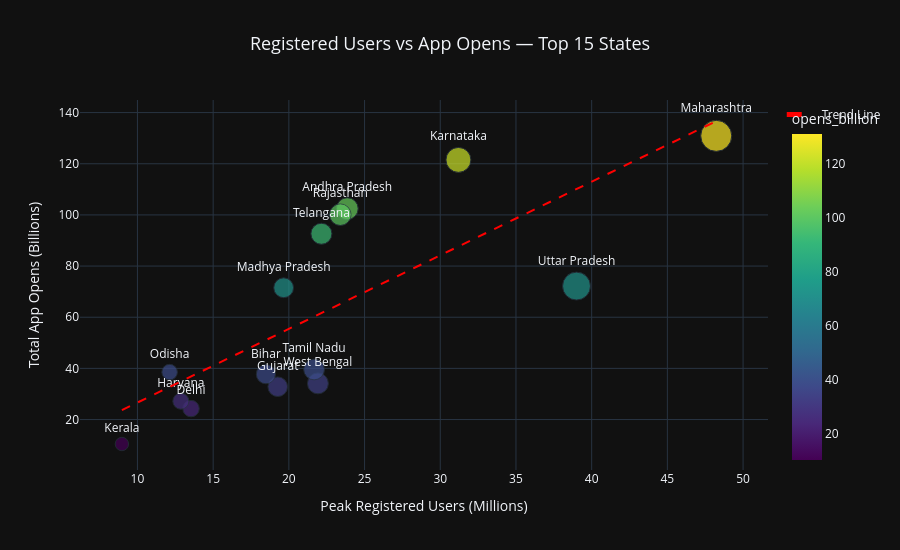

Notebook code cell kept with this figure:
### Markdown cell above
### Chart 8 — Registered Users vs App Opens by State
**Chart type:** Scatter plot  
**Why this chart:** We want to show the relationship between two continuous 
variables — registered users and app opens — across 15 states simultaneously. 
A scatter plot reveals clusters, outliers, and correlation patterns that 
bar charts cannot show. States far from the trend line are the most 
interesting business cases.

### Code cell
# ============================================================
# CHART 8 - Registered Users vs App Opens Scatter Plot
# Shows: Relationship between user registration numbers
#        and actual app engagement across top 15 states
# Insight target: States that punch above their weight
#                 in engagement vs their registration size
# ============================================================

df_reg_vs_opens['registered_million'] = df_reg_vs_opens['peak_registered_users'] / 1e6
df_reg_vs_opens['opens_billion'] = df_reg_vs_opens['total_app_opens'] / 1e9

fig = px.scatter(
    df_reg_vs_opens,
    x='registered_million',
    y='opens_billion',
    text='state_clean',
    size='registered_million',
    color='opens_billion',
    color_continuous_scale='Viridis',
    title='Registered Users vs App Opens — Top 15 States'
)

fig.update_traces(
    textposition='top center',
    marker=dict(sizemode='area', sizeref=0.1)
)

# Add trend line manually
import numpy as np
x = df_reg_vs_opens['registered_million']
y = df_reg_vs_opens['opens_billion']
z = np.polyfit(x, y, 1)
p = np.poly1d(z)
x_line = np.linspace(x.min(), x.max(), 100)

fig.add_trace(
    go.Scatter(
        x=x_line,
        y=p(x_line),
        mode='lines',
        name='Trend Line',
        line=dict(color='red', dash='dash', width=2)
    )
)

fig.update_layout(
    height=550,
    template='plotly_dark',
    xaxis_title='Peak Registered Users (Millions)',
    yaxis_title='Total App Opens (Billions)',
    title={
        'text': 'Registered Users vs App Opens — Top 15 States',
        'font': {'size': 18},
        'x': 0.5
    }
)

fig.show()

### Figure 1 — Plotly figure (JSON) as saved in the notebook; plotly's stock layout.template omitted (floating-point values rounded to 4 significant figures)
{"data": [{"hovertemplate": "registered_million=%{marker.size}<br>opens_billion=%{marker.color}<br>state_clean=%{text}<extra></extra>", "legendgroup": "", "marker": {"color": [130.9, 72.18, 121.5, 102.4, 100.1, 92.64, 34.14, 39.58, 71.52, 32.83, 37.72, 24.28, 27.17, 38.54, 10.44], "coloraxis": "coloraxis", "size": [48.23, 39.0, 31.2, 23.86, 23.4, 22.15, 21.92, 21.67, 19.66, 19.27, 18.48, 13.54, 12.87, 12.12, 8.972], "sizemode": "area", "sizeref": 0.1, "symbol": "circle"}, "mode": "markers+text", "name": "", "orientation": "v", "showlegend": false, "text": ["Maharashtra", "Uttar Pradesh", "Karnataka", "Andhra Pradesh", "Rajasthan", "Telangana", "West Bengal", "Tamil Nadu", "Madhya Pradesh", "Gujarat", "Bihar", "Delhi", "Haryana", "Odisha", "Kerala"], "textposition": "top center", "type": "scatter", "x": [48.23, 39.0, 31.2, 23.86, 23.4, 22.15, 21.92, 21.67, 19.66, 19.27, 18.48, 13.54, 12.87, 12.12, 8.972], "xaxis": "x", "y": [130.9, 72.18, 121.5, 102.4, 100.1, 92.64, 34.14, 39.58, 71.52, 32.83, 37.72, 24.28, 27.17, 38.54, 10.44], "yaxis": "y"}, {"line": {"color": "red", "dash": "dash", "width": 2}, "mode": "lines", "name": "Trend Line", "type": "scatter", "x": [8.972, 9.369, 9.765, 10.16, 10.56, 10.95, 11.35, 11.75, 12.14, 12.54, 12.94, 13.33, 13.73, 14.13, 14.52, 14.92, 15.32, 15.71, 16.11, 16.51, 16.9, 17.3, 17.7, 18.09, 18.49, 18.89, 19.28, 19.68, 20.07, 20.47, 20.87, 21.26, 21.66, 22.06, 22.45, 22.85, 23.25, 23.64, 24.04, 24.44, 24.83, 25.23, 25.63, 26.02, 26.42, 26.82, 27.21, 27.61, 28.01, 28.4, 28.8, 29.19, 29.59, 29.99, 30.38, 30.78, 31.18, 31.57, 31.97, 32.37, 32.76, 33.16, 33.56, 33.95, 34.35, 34.75, 35.14, 35.54, 35.94, 36.33, 36.73, 37.13, 37.52, 37.92, 38.31, 38.71, 39.11, 39.5, 39.9, 40.3, 40.69, 41.09, 41.49, 41.88, 42.28, 42.68, 43.07, 43.47, 43.87, 44.26, 44.66, 45.06, 45.45, 45.85, 46.25, 46.64, 47.04, 47.43, 47.83, 48.23], "y": [23.69, 24.83, 25.97, 27.12, 28.26, 29.4, 30.54, 31.68, 32.82, 33.96, 35.1, 36.24, 37.39, 38.53, 39.67, 40.81, 41.95, 43.09, 44.23, 45.37, 46.52, 47.66, 48.8, 49.94, 51.08, 52.22, 53.36, 54.5, 55.64, 56.79, 57.93, 59.07, 60.21, 61.35, 62.49, 63.63, 64.77, 65.91, 67.06, 68.2, 69.34, 70.48, 71.62, 72.76, 73.9, 75.04, 76.18, 77.33, 78.47, 79.61, 80.75, 81.89, 83.03, 84.17, 85.31, 86.46, 87.6, 88.74, 89.88, 91.02, 92.16, 93.3, 94.44, 95.58, 96.73, 97.87, 99.01, 100.1, 101.3, 102.4, 103.6, 104.7, 105.9, 107.0, 108.1, 109.3, 110.4, 111.6, 112.7, 113.8, 115.0, 116.1, 117.3, 118.4, 119.5, 120.7, 121.8, 123.0, 124.1, 125.3, 126.4, 127.5, 128.7, 129.8, 131.0, 132.1, 133.2, 134.4, 135.5, 136.7]}], "layout": {"coloraxis": {"colorbar": {"title": {"text": "opens_billion"}}, "colorscale": [[0, "#440154"], [0.1111, "#482878"], [0.2222, "#3e4989"], [0.3333, "#31688e"], [0.4444, "#26828e"], [0.5556, "#1f9e89"], [0.6667, "#35b779"], [0.7778, "#6ece58"], [0.8889, "#b5de2b"], [1, "#fde725"]]}, "height": 550, "legend": {"itemsizing": "constant", "tracegroupgap": 0}, "title": {"font": {"size": 18}, "text": "Registered Users vs App Opens — Top 15 States", "x": 0.5}, "xaxis": {"anchor": "y", "domain": [0, 1], "title": {"text": "Peak Registered Users (Millions)"}}, "yaxis": {"anchor": "x", "domain": [0, 1], "title": {"text": "Total App Opens (Billions)"}}}}
